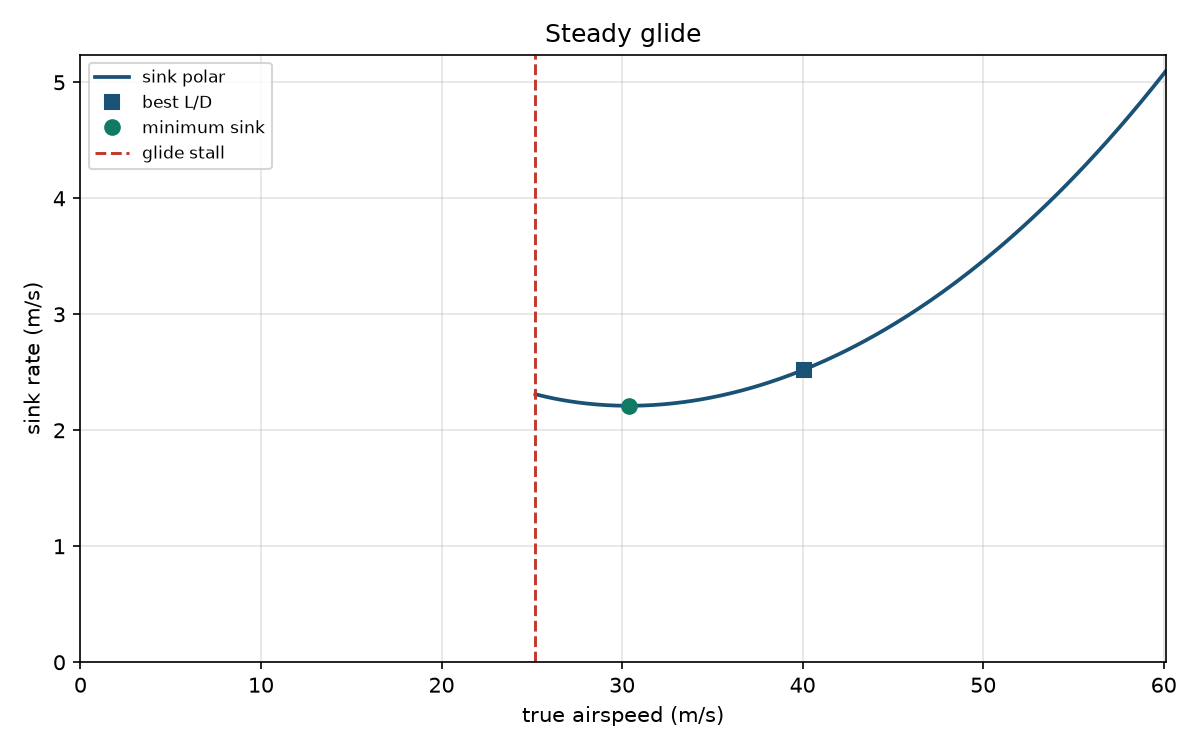

The Python source for this figure:
#!/usr/bin/env python3
"""Steady unpowered glide on a parabolic drag polar.

Best L/D is max_lift_to_drag. Glide angle is glide_angle,
a = atan(D/L). Speed is glide_speed with glide_lift L = W*cos(a).
Sink rate is sink_rate vs = V*sin(a). Range from a height is
glide_range d = h/tan(a), equal to glide_range_from_ld.
Density is the 1976 atmosphere at geometric --alt.
"""

from __future__ import annotations

import argparse
import math
import sys
import tempfile
from pathlib import Path

CHECK_TOL = 1e-8
PLOT_TITLE = "Steady glide"
PLOT_END_FACTOR = 1.5
N_PLOT = 201
MACH_WARN = 0.3
GOLDEN = 0.5 * (3.0 - math.sqrt(5.0))

SKILL_DIR = Path(__file__).resolve().parent
ATMOS_DIR = SKILL_DIR.parent / "ATMOS - Standard1976"

ASSUMPTIONS = (
    "steady unpowered unaccelerated glide; parabolic polar CD = CD0 + "
    "CL**2/(pi*AR*e) from drag_polar and induced_drag_coefficient; "
    "0 < e <= 1; LD_max is max_lift_to_drag, 0.5*sqrt(pi*AR*e/CD0), "
    "at CL = sqrt(CD0/k) and CD = 2*CD0 with k = 1/(pi*AR*e); "
    "glide_angle a = atan(D/L) = atan(CD/CL); glide_lift L = W*cos(a) "
    "and glide_drag D = W*sin(a) from the Glenn force balance; "
    "glide_speed V = sqrt(2*W*cos(a)/(rho*S*CL)); sink_rate vs = V*sin(a); "
    "glide_range d = h/tan(a) = h*(L/D); still air; constant density at "
    "the 1976 geometric --alt over the height drop; incompressible "
    "freestream_dynamic_pressure; the shallowest path is best L/D "
    "(best-range glide); minimum sink is a higher CL on the same polar; "
    f"the plot end is {PLOT_END_FACTOR:g} times the best-L/D true "
    "airspeed; weight is a force, so g0 is not applied to W"
)


def print_kv(key: str, value: object) -> None:
    if isinstance(value, float):
        text = f"{value:.8g}"
    else:
        text = str(value)
    print(f"{key}: {text}")


def load_atmosphere():
    folder = str(ATMOS_DIR)
    if folder not in sys.path:
        sys.path.insert(0, folder)
    try:
        from standard_1976 import atmosphere, require_altitude
    except ImportError as exc:
        raise ValueError(
            "ATMOS - Standard1976 must be importable for density at --alt"
        ) from exc
    return atmosphere, require_altitude


def induced_factor(aspect_ratio: float, oswald: float) -> float:
    return 1.0 / (math.pi * aspect_ratio * oswald)


def polar_cd(cd0: float, k: float, cl: float) -> float:
    return cd0 + k * cl * cl


def max_lift_to_drag(aspect_ratio: float, oswald: float, cd0: float) -> float:
    """max_lift_to_drag."""
    return 0.5 * math.sqrt(math.pi * aspect_ratio * oswald / cd0)


def glide_angle(drag: float, lift: float) -> float:
    """glide_angle."""
    return math.atan(drag / lift)


def glide_speed(weight: float, gamma: float, rho: float, area: float, cl: float) -> float:
    """glide_speed."""
    return math.sqrt(2.0 * weight * math.cos(gamma) / (rho * area * cl))


def sink_rate(speed: float, gamma: float) -> float:
    """sink_rate."""
    return speed * math.sin(gamma)


def glide_range(height: float, gamma: float) -> float:
    """glide_range."""
    return height / math.tan(gamma)


def polar_ld(cd0: float, aspect_ratio: float, oswald: float) -> dict[str, float]:
    k = induced_factor(aspect_ratio, oswald)
    cl = math.sqrt(cd0 / k)
    cd = 2.0 * cd0
    ld = cl / cd
    return {
        "k": k,
        "CL_LDmax": cl,
        "CD_LDmax": cd,
        "LD_max": ld,
    }


def at_cl(
    cl: float,
    weight: float,
    area: float,
    cd0: float,
    k: float,
    rho: float,
) -> dict[str, float]:
    cd = polar_cd(cd0, k, cl)
    gamma = glide_angle(cd, cl)
    speed = glide_speed(weight, gamma, rho, area, cl)
    return {
        "CL": cl,
        "CD": cd,
        "LD": cl / cd,
        "gamma_rad": gamma,
        "V_m_s": speed,
        "vs_m_s": sink_rate(speed, gamma),
    }


def minimize_sink(
    weight: float,
    area: float,
    cd0: float,
    k: float,
    rho: float,
    cl_lo: float,
    cl_hi: float,
) -> dict[str, float]:
    """Golden-section search for the CL of minimum sink_rate on the polar."""
    lo = cl_lo
    hi = cl_hi
    x1 = lo + GOLDEN * (hi - lo)
    x2 = hi - GOLDEN * (hi - lo)
    f1 = at_cl(x1, weight, area, cd0, k, rho)["vs_m_s"]
    f2 = at_cl(x2, weight, area, cd0, k, rho)["vs_m_s"]
    for _ in range(80):
        if abs(hi - lo) <= 1e-12 * max(1.0, abs(hi)):
            break
        if f1 < f2:
            hi = x2
            x2 = x1
            f2 = f1
            x1 = lo + GOLDEN * (hi - lo)
            f1 = at_cl(x1, weight, area, cd0, k, rho)["vs_m_s"]
        else:
            lo = x1
            x1 = x2
            f1 = f2
            x2 = hi - GOLDEN * (hi - lo)
            f2 = at_cl(x2, weight, area, cd0, k, rho)["vs_m_s"]
    cl = 0.5 * (lo + hi)
    return at_cl(cl, weight, area, cd0, k, rho)


def require_positive(name: str, value: float) -> None:
    if not math.isfinite(value) or value <= 0.0:
        raise ValueError(f"{name} must be finite and > 0")


def linspace(start: float, stop: float, count: int) -> list[float]:
    if count == 1:
        return [start]
    step = (stop - start) / (count - 1)
    return [start + step * i for i in range(count)]


def polar_curve(
    weight: float,
    area: float,
    cd0: float,
    k: float,
    rho: float,
    cl_start: float,
    cl_end: float,
) -> tuple[list[float], list[float], list[float]]:
    high = max(cl_start, cl_end)
    low = min(cl_start, cl_end)
    if not (high > low > 0.0):
        raise ValueError("lift-coefficient sweep must be a positive interval")
    coefficients = linspace(high, low, N_PLOT)
    speeds: list[float] = []
    sinks: list[float] = []
    for cl in coefficients:
        point = at_cl(cl, weight, area, cd0, k, rho)
        speeds.append(point["V_m_s"])
        sinks.append(point["vs_m_s"])
    return speeds, sinks, coefficients


def cl_for_speed(
    speed: float,
    weight: float,
    area: float,
    cd0: float,
    k: float,
    rho: float,
    cl_guess: float,
) -> float:
    cl = cl_guess
    for _ in range(40):
        point = at_cl(cl, weight, area, cd0, k, rho)
        target = 2.0 * weight * math.cos(point["gamma_rad"]) / (rho * area * speed * speed)
        if target <= 0.0:
            break
        nxt = 0.5 * (cl + target)
        if abs(nxt - cl) <= 1e-12 * max(1.0, abs(cl)):
            cl = nxt
            break
        cl = nxt
    return cl


def warnings_for(
    points: dict[str, float],
    clmax: float | None,
    sound_speed: float,
) -> list[str]:
    notes: list[str] = []
    if clmax is not None:
        for key, label in (
            ("CL_LDmax", "best L/D"),
            ("CL_min_sink", "minimum sink"),
        ):
            cl = points[key]
            if cl > clmax:
                notes.append(
                    f"{label} needs CL {cl:.6g}, above CLmax {clmax:.6g}; "
                    "that speed is below stall"
                )
    fastest = max(points["V_LDmax_m_s"], points["V_min_sink_m_s"])
    if "V_plot_max_m_s" in points:
        fastest = max(fastest, points["V_plot_max_m_s"])
    if sound_speed > 0.0:
        mach = fastest / sound_speed
        if mach > MACH_WARN:
            notes.append(
                f"incompressible polar at Mach {mach:.6g}; "
                f"the checked model is used above Mach {MACH_WARN}"
            )
    return notes


def ensure_matplotlib():
    try:
        import matplotlib

        if "matplotlib.pyplot" not in sys.modules:
            matplotlib.use("Agg")
        import matplotlib.pyplot as plt
    except ImportError as exc:
        raise ValueError("matplotlib is required to plot the glide polar") from exc
    return plt


def plot_glide(
    path: Path,
    speeds: list[float],
    sinks: list[float],
    best: dict[str, float],
    minsink: dict[str, float],
    stall_speed: float | None,
) -> None:
    plt = ensure_matplotlib()
    v_max = best["V_plot_max_m_s"]
    fig, ax = plt.subplots(figsize=(8, 5))
    ax.plot(speeds, sinks, color="#1a5276", linewidth=1.8, label="sink polar")
    ax.plot(
        best["V_LDmax_m_s"],
        best["vs_LDmax_m_s"],
        "s",
        color="#1a5276",
        markersize=7,
        zorder=5,
        label="best L/D",
    )
    ax.plot(
        minsink["V_m_s"],
        minsink["vs_m_s"],
        "o",
        color="#117a65",
        markersize=7,
        zorder=5,
        label="minimum sink",
    )
    if stall_speed is not None:
        ax.axvline(
            stall_speed,
            color="#c0392b",
            linestyle="--",
            linewidth=1.4,
            label="glide stall",
        )
    ax.set_xlim(0.0, v_max)
    ax.set_ylim(bottom=0.0)
    ax.set_xlabel("true airspeed (m/s)")
    ax.set_ylabel("sink rate (m/s)")
    ax.set_title(PLOT_TITLE)
    ax.grid(True, alpha=0.35)
    ax.legend(loc="best", fontsize=8)
    fig.tight_layout()
    path.parent.mkdir(parents=True, exist_ok=True)
    try:
        fig.savefig(path, dpi=150)
    except OSError as exc:
        plt.close(fig)
        raise ValueError(f"could not write the plot: {exc}") from exc
    plt.close(fig)


def emit(
    weight: float,
    area: float,
    cd0: float,
    aspect_ratio: float,
    oswald: float,
    altitude: float,
    rho: float,
    sound_speed: float,
    clmax: float | None,
    height: float | None,
    best: dict[str, float],
    minsink: dict[str, float],
    notes: list[str],
    path: Path,
) -> None:
    print_kv("title", PLOT_TITLE)
    print_kv("assumptions", ASSUMPTIONS)
    print_kv("weight_N", weight)
    print_kv("area_m2", area)
    print_kv("CD0", cd0)
    print_kv("AR", aspect_ratio)
    print_kv("e", oswald)
    print_kv("k", best["k"])
    print_kv("Z_m", altitude)
    print_kv("rho_kg_m3", rho)
    print_kv("cs_m_s", sound_speed)
    print_kv("LD_max", best["LD_max"])
    print_kv("CL_LDmax", best["CL_LDmax"])
    print_kv("CD_LDmax", best["CD_LDmax"])
    print_kv("gamma_rad", best["gamma_rad"])
    print_kv("V_LDmax_m_s", best["V_LDmax_m_s"])
    print_kv("vs_LDmax_m_s", best["vs_LDmax_m_s"])
    print_kv("CL_min_sink", minsink["CL"])
    print_kv("CD_min_sink", minsink["CD"])
    print_kv("LD_min_sink", minsink["LD"])
    print_kv("gamma_min_sink_rad", minsink["gamma_rad"])
    print_kv("V_min_sink_m_s", minsink["V_m_s"])
    print_kv("vs_min_m_s", minsink["vs_m_s"])
    if clmax is not None:
        print_kv("CLmax", clmax)
        print_kv("V_stall_glide_m_s", best["V_stall_glide_m_s"])
    if height is not None:
        print_kv("h_m", height)
        print_kv("R_m", best["R_m"])
        print_kv("R_min_sink_m", minsink["R_m"])
    print_kv("plot_end_factor", PLOT_END_FACTOR)
    print_kv("V_plot_max_m_s", best["V_plot_max_m_s"])
    print_kv("graph", str(path))
    if notes:
        print_kv("warning", "; ".join(notes))


def fail(message: str) -> int:
    print(f"CHECK FAIL: {message}", file=sys.stderr)
    return 1


def near(got: float, want: float, label: str) -> int | None:
    if abs(got - want) > CHECK_TOL * max(1.0, abs(want)):
        return fail(f"{label} = {got}, expected {want}")
    return None


def run_check() -> int:
    atmosphere, require_altitude = load_atmosphere()
    sea = atmosphere(0.0)
    rho = sea["rho"]
    weight = 10000.0
    area = 16.0
    cd0 = 0.02
    aspect_ratio = 8.0
    oswald = 0.8
    clmax = 1.6
    height = 1000.0
    polar = polar_ld(cd0, aspect_ratio, oswald)
    k = polar["k"]
    if near(k, 1.0 / (math.pi * aspect_ratio * oswald), "k"):
        return 1
    ld_closed = max_lift_to_drag(aspect_ratio, oswald, cd0)
    if near(polar["LD_max"], ld_closed, "LD_max"):
        return 1
    if near(polar["CL_LDmax"], math.sqrt(cd0 / k), "CL at max L/D"):
        return 1
    if near(polar["CD_LDmax"], 2.0 * cd0, "CD at max L/D"):
        return 1
    best_pt = at_cl(polar["CL_LDmax"], weight, area, cd0, k, rho)
    if near(best_pt["gamma_rad"], math.atan(1.0 / polar["LD_max"]), "glide angle"):
        return 1
    if near(best_pt["gamma_rad"], math.atan(best_pt["CD"] / best_pt["CL"]), "atan CD/CL"):
        return 1
    lift = weight * math.cos(best_pt["gamma_rad"])
    drag = weight * math.sin(best_pt["gamma_rad"])
    if near(lift / drag, polar["LD_max"], "L/D from W cos/sin"):
        return 1
    q = 0.5 * rho * best_pt["V_m_s"] ** 2
    if near(lift, polar["CL_LDmax"] * q * area, "lift_force"):
        return 1
    if near(best_pt["vs_m_s"], best_pt["V_m_s"] * math.sin(best_pt["gamma_rad"]), "sink"):
        return 1
    if near(glide_range(height, best_pt["gamma_rad"]), height * polar["LD_max"], "range"):
        return 1

    cl_power = math.sqrt(3.0 * cd0 / k)
    minsink = minimize_sink(weight, area, cd0, k, rho, polar["CL_LDmax"], 2.5 * cl_power)
    if minsink["vs_m_s"] + CHECK_TOL < 0.0:
        return fail("minimum sink was negative")
    if not minsink["vs_m_s"] < best_pt["vs_m_s"]:
        return fail("minimum sink was not below the best-L/D sink")
    if not minsink["V_m_s"] < best_pt["V_m_s"]:
        return fail("minimum-sink speed was not below the best-L/D speed")
    if abs(minsink["CL"] - cl_power) / cl_power > 0.05:
        return fail(f"min-sink CL {minsink['CL']} far from sqrt(3 CD0/k) {cl_power}")

    stall = at_cl(clmax, weight, area, cd0, k, rho)
    level_stall = math.sqrt(2.0 * weight / (rho * area * clmax))
    if not stall["V_m_s"] < level_stall:
        return fail("glide stall was not below the L = W stall speed")

    high = atmosphere(11000.0)
    high_pt = at_cl(polar["CL_LDmax"], weight, area, cd0, k, high["rho"])
    if near(high_pt["LD"], polar["LD_max"], "L/D independent of altitude"):
        return 1
    if near(high_pt["gamma_rad"], best_pt["gamma_rad"], "glide angle independent of altitude"):
        return 1
    if not high_pt["V_m_s"] > best_pt["V_m_s"]:
        return fail("true airspeed did not rise at 11 km")
    if not high_pt["vs_m_s"] > best_pt["vs_m_s"]:
        return fail("sink rate did not rise at 11 km")

    try:
        require_altitude(86000.0 + 1.0, "--alt")
    except ValueError:
        pass
    else:
        return fail("altitude above 86 km was accepted")

    class _Capture:
        def __init__(self) -> None:
            self.parts: list[str] = []

        def write(self, text: str) -> None:
            self.parts.append(text)

        def flush(self) -> None:
            return None

    def capture(argv: list[str]) -> tuple[int, str, str]:
        out = _Capture()
        err = _Capture()
        old_out, old_err = sys.stdout, sys.stderr
        sys.stdout, sys.stderr = out, err
        try:
            code = main(argv)
        finally:
            sys.stdout, sys.stderr = old_out, old_err
        return code, "".join(out.parts), "".join(err.parts)

    base = [
        "--weight",
        "10000",
        "--area",
        "16",
        "--cd0",
        "0.02",
        "--ar",
        "8",
        "--e",
        "0.8",
        "--alt",
        "0",
    ]
    with tempfile.TemporaryDirectory() as tmp:
        out = str(Path(tmp) / "glide.png")
        code, text, err = capture(base + ["--clmax", "1.6", "--height", "1000", "--out", out])
        if code != 0:
            return fail(f"main returned {code}: {err}")
        data = Path(out).read_bytes()
        if not data.startswith(b"\x89PNG"):
            return fail("run did not write a PNG")
        for key in (
            "title: Steady glide",
            "LD_max:",
            "gamma_rad:",
            "V_LDmax_m_s:",
            "vs_LDmax_m_s:",
            "vs_min_m_s:",
            "R_m:",
            "V_stall_glide_m_s:",
            "graph:",
        ):
            if key not in text:
                return fail(f"stdout missing {key}")
        if "warning:" in text:
            return fail("clean sea-level case printed a warning")

        code, text, err = capture(base + ["--clmax", "0.4", "--out", out])
        if code != 0 or "warning:" not in text:
            return fail("CL above CLmax produced no stall warning")
        if "R_m:" in text:
            return fail("range was printed without --height")

    code, _text, err = capture(
        ["--weight", "10000", "--area", "16", "--cd0", "0.02", "--ar", "8", "--e", "0.8"]
    )
    if code != 2 or "--alt" not in err:
        return fail("missing altitude was accepted")
    code, _text, err = capture(base + ["--height", "0"])
    if code != 2:
        return fail("zero height was accepted")
    code, _text, err = capture(base + ["--clmax", "-1"])
    if code != 2:
        return fail("negative CLmax was accepted")

    print("check: pass")
    print_kv("LD_max", polar["LD_max"])
    print_kv("gamma_rad", best_pt["gamma_rad"])
    print_kv("V_LDmax_m_s", best_pt["V_m_s"])
    print_kv("vs_LDmax_m_s", best_pt["vs_m_s"])
    print_kv("vs_min_m_s", minsink["vs_m_s"])
    return 0


def parse_args(argv: list[str] | None = None) -> argparse.Namespace:
    parser = argparse.ArgumentParser(
        description=(
            "Best L/D, sink rate, glide angle, and optional range from height "
            "for a steady unpowered glide on a parabolic drag polar."
        )
    )
    parser.add_argument("--weight", type=float, default=None, help="weight W [N]")
    parser.add_argument("--area", type=float, default=None, help="wing planform area S [m^2]")
    parser.add_argument("--cd0", type=float, default=None, help="zero-lift drag coefficient CD0")
    parser.add_argument("--ar", type=float, default=None, help="aspect ratio AR")
    parser.add_argument("--e", type=float, default=None, help="Oswald efficiency e, 0 < e <= 1")
    parser.add_argument("--alt", type=float, default=None, help="geometric altitude [m]")
    parser.add_argument("--clmax", type=float, default=None, help="maximum lift coefficient CLmax")
    parser.add_argument("--height", type=float, default=None, help="height drop for range [m]")
    parser.add_argument("--out", type=str, default=None, help="PNG path")
    parser.add_argument("--check", action="store_true", help="run built-in consistency checks")
    return parser.parse_args(argv)


def main(argv: list[str] | None = None) -> int:
    args = parse_args(argv)
    if args.check:
        return run_check()

    supplied = {
        "--weight": args.weight,
        "--area": args.area,
        "--cd0": args.cd0,
        "--ar": args.ar,
        "--e": args.e,
        "--alt": args.alt,
    }
    missing = [flag for flag, value in supplied.items() if value is None]
    if missing:
        print(
            "error: requires --weight, --area, --cd0, --ar, --e, and --alt; "
            f"missing {', '.join(missing)}",
            file=sys.stderr,
        )
        return 2

    try:
        require_positive("weight", args.weight)
        require_positive("wing area", args.area)
        require_positive("CD0", args.cd0)
        require_positive("aspect ratio", args.ar)
        if not math.isfinite(args.e) or args.e <= 0.0 or args.e > 1.0:
            raise ValueError("Oswald efficiency must be finite, > 0, and <= 1")
        if args.clmax is not None:
            require_positive("CLmax", args.clmax)
        if args.height is not None:
            require_positive("height", args.height)
        atmosphere, require_altitude = load_atmosphere()
        state = atmosphere(require_altitude(args.alt, "--alt"))
        rho = state["rho"]
        sound_speed = state["cs"]
        polar = polar_ld(args.cd0, args.ar, args.e)
        k = polar["k"]
        best_pt = at_cl(polar["CL_LDmax"], args.weight, args.area, args.cd0, k, rho)
        cl_power = math.sqrt(3.0 * args.cd0 / k)
        cl_hi = max(polar["CL_LDmax"] * 2.5, cl_power * 1.5)
        if args.clmax is not None:
            cl_hi = max(cl_hi, args.clmax)
        minsink = minimize_sink(
            args.weight, args.area, args.cd0, k, rho, polar["CL_LDmax"], cl_hi
        )
        v_plot_max = PLOT_END_FACTOR * best_pt["V_m_s"]
        cl_end = cl_for_speed(
            v_plot_max,
            args.weight,
            args.area,
            args.cd0,
            k,
            rho,
            polar["CL_LDmax"] / (PLOT_END_FACTOR ** 2),
        )
        cl_start = cl_hi
        if args.clmax is not None:
            cl_start = max(args.clmax, cl_end * 1.05)
        speeds, sinks, _cls = polar_curve(
            args.weight, args.area, args.cd0, k, rho, cl_start, cl_end
        )
        result = dict(polar)
        result["gamma_rad"] = best_pt["gamma_rad"]
        result["V_LDmax_m_s"] = best_pt["V_m_s"]
        result["vs_LDmax_m_s"] = best_pt["vs_m_s"]
        result["V_plot_max_m_s"] = v_plot_max
        stall_speed = None
        if args.clmax is not None:
            stall = at_cl(args.clmax, args.weight, args.area, args.cd0, k, rho)
            result["V_stall_glide_m_s"] = stall["V_m_s"]
            stall_speed = stall["V_m_s"]
        if args.height is not None:
            result["R_m"] = glide_range(args.height, best_pt["gamma_rad"])
            minsink = dict(minsink)
            minsink["R_m"] = glide_range(args.height, minsink["gamma_rad"])
        out_path = Path(args.out) if args.out else SKILL_DIR / "steady_glide.png"
        out_path = out_path.resolve()
        plot_glide(out_path, speeds, sinks, result, minsink, stall_speed)
    except ValueError as exc:
        print(f"error: {exc}", file=sys.stderr)
        return 2

    notes = warnings_for(
        {
            **result,
            "CL_min_sink": minsink["CL"],
            "V_min_sink_m_s": minsink["V_m_s"],
        },
        args.clmax,
        sound_speed,
    )
    emit(
        args.weight,
        args.area,
        args.cd0,
        args.ar,
        args.e,
        args.alt,
        rho,
        sound_speed,
        args.clmax,
        args.height,
        result,
        minsink,
        notes,
        out_path,
    )
    return 0


if __name__ == "__main__":
    sys.exit(main())
